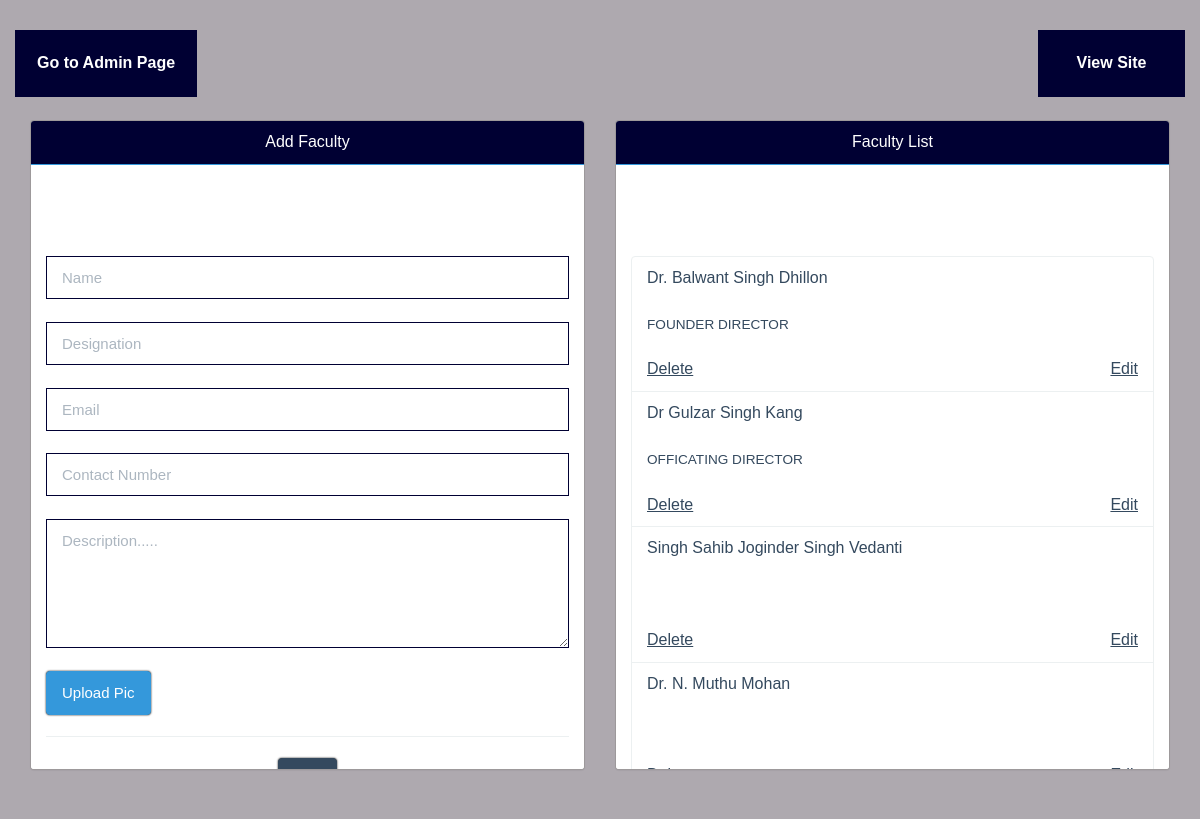
The app's page /admin/faculty_add.php (signed in) with its own data.
### tables this page shows
CREATE TABLE `faculty` (
  `id` int(11) NOT NULL,
  `name` varchar(51) NOT NULL,
  `image` varchar(61) NOT NULL,
  `designation` varchar(51) NOT NULL,
  `email` varchar(51) NOT NULL,
  `contact` varchar(15) NOT NULL,
  `description` varchar(15000) NOT NULL
);

### admin/faculty_add.php (the view, shortened to what this page needs)
<?php
$rsp="";
$alertype="";
$dmsg="";
$dalert="";
?>
    <?php include 'includes/meta.php';  ?>
        <?php
        include 'includes/css.php';
    ?>
            <body>
                <div class="container">
                    <div class="nav">
                        <a href="../admin"><span class="pull-left text-center">Go to Admin Page</span></a>
                        <a href="../"><span class="pull-right text-center">View Site</span></a>
                    </div>
                    <div class="col-md-6">
                        <div class="panel panel-info">
                            <div class="panel-heading text-center">Add Faculty</div>
                            <div class="panel-body">
                                <div id="alert" class="alert alert-<?php echo $alertype;?>" aria-hidden="true" role="alert">
                                    <span class="sr-only" style="position:relative">  <?php echo $rsp; ?></span></div>
                                <form action="" method="POST">
                                    <input type="text" name="name" class="form-control" placeholder="Name" autofocus>
                                    <br>
                                    <input type="text" name="desig" class="form-control" placeholder="Designation">
                                    <br>
                                    <input type="email" name="email" class="form-control" placeholder="Email">
                                    <br>
                                    <input type="contact" name="contact" class="form-control" placeholder="Contact Number">
                                    <br>
                                    <textarea name="desc" rows="5" class="form-control" placeholder="Description....."></textarea>
                                    <br>
                                    <div class="btn btn-info" data-toggle="modal" data-target="#picup">Upload Pic
                                    </div>
                                    <hr>
                                    <center>
                                        <button type="submit" name="submit" value="create" class="btn btn-primary">Add</button>
                                    </center>
                                </form>
                            </div>
                        </div>
                    </div>
                    <div class="col-md-6">
                        <div class="panel panel-info">
                            <div class="panel-heading text-center">Faculty List</div>
                            <div class="panel-body">
                                <div id="alert" class="alert alert-<?php echo $dalert;?>" aria-hidden="true" role="alert">
                                    <span class="sr-only" style="position:relative">  <?php echo $dmsg; ?></span></div>
                                <ul class="list-group">
                                    <?php
                    $sql = "SELECT name, designation,id FROM faculty ORDER BY id ASC";
                    $run = $db->query($sql);
                    if ($run->num_rows > 0) {
                        while($row = $run->fetch_assoc()) {
                            echo"<li class='list-group-item'>".$row['name']."<br><small><br>".$row['designation']."</small><br><br><a href='?del=".$row['id']."'>Delete</a><a class='pull-right' href='faculty_edit?edit=".$row['id']."'>Edit</a></li>";
                        }
                    }
                    else {
                        echo "<h5 class='no_event text-center'>List is Empty</h5>";
                    }
                ?>
                                </ul>
                            </div>
                        </div>
                    </div>
            </body>
            </html>

### admin/includes/css.php (style rules this page uses)
textarea { resize: vertical; }
input { position: static; }
a { text-decoration: underline !important; }
.panel { border-color: rgba(10, 1, 6, 0.4); height: 550px !important; overflow-y: scroll; }
.panel-heading { background-color: #003 !important; color: #fff !important; border-radius: 0%; text-align: center; }
.panel a { color: #34495E !important; text-transform: underline !important; }
.nav { margin-top: 0 !important; margin-bottom: 2%; width: 100%; min-height: 50px; }
.nav span { padding: 5px; background-color: #003; border: #003 4px solid; color: white; min-width: 147px; font-weight: 600; transition: background-color 0.5s ease-in, border 0.5s; }
input,textarea { border-radius: 0!important; border:1px solid #003 !important; }
body { padding-top: 30px; background-color: rgba(113, 105, 116, 0.57); }

### admin/faculty_add.php (style rules this page uses)
.panel { border-color: rgba(10, 1, 6, 0.4); height: 650px !important; overflow-y: scroll; }
.panel-heading { background-color: #003 !important; color: #fff !important; border-radius: 0%; text-align: center; }
.panel a { color: #34495E !important; text-transform: underline !important; }
.nav { margin-top: 0 !important; margin-bottom: 2%; width: 100%; min-height: 50px; }
.nav span { padding: 18px; background-color: #003; border: #003 4px solid; color: white; min-width: 147px; font-weight: 600; transition: background-color 0.5s ease-in, border 0.5s; }
body { padding-top: 30px; background-image: url('../img/bhavan.jpg'); background-repeat: no-repeat; background-size: cover; }

### records on screen
faculty: name "Dr. Balwant Singh Dhillon", designation "FOUNDER DIRECTOR"
faculty: name "Dr Gulzar Singh Kang", designation "OFFICATING DIRECTOR"
faculty: name "Singh Sahib Joginder Singh Vedanti"
faculty: name "Dr. N. Muthu Mohan"
